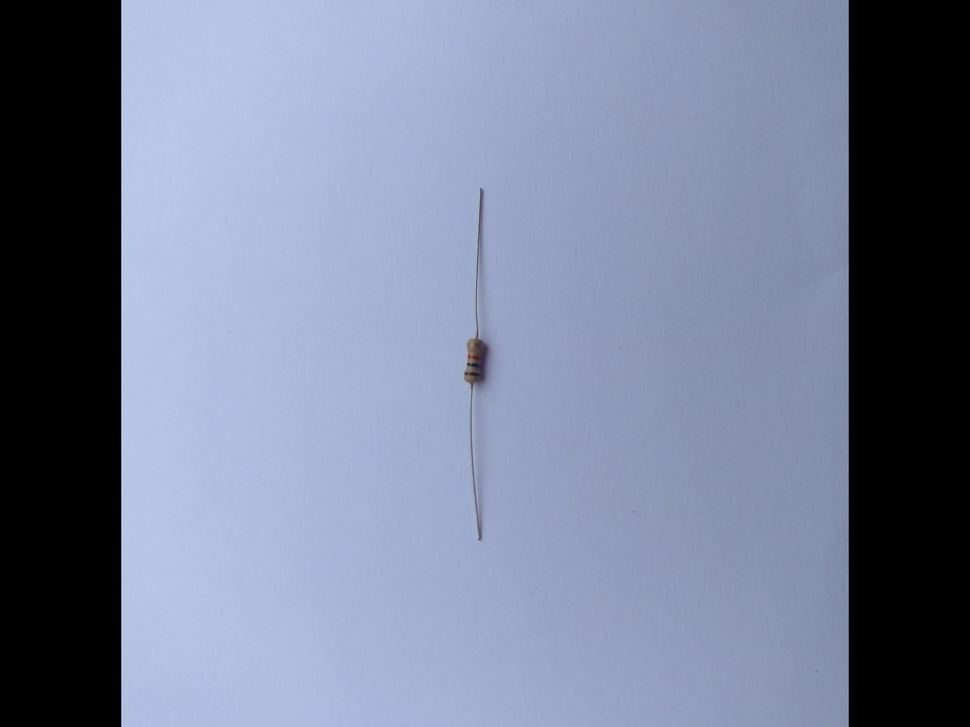
#> input picture images/unprocessed/res-309.jpg, 970 x 727 px, shrunk from 4656 x 3492 before the run; its folder holds only this picture in this run
$ python rotation.py
#> lines starting #> are read from the running program, lines starting #| are printed output that depends on the picture
import cv2
import numpy as np
from matplotlib import pyplot as plt
import os
import glob

img_dir = "/home/user/resistor/ResistorValuePrediction/images/unprocessed/*.jpg"
data_path = os.path.abspath(img_dir)
files = glob.glob(data_path)
cnt=360
for f in files:
    cnt += 1


    img = cv2.imread(f,cv2.IMREAD_UNCHANGED)
#> img is the input picture: shape (727, 970, 3); mean B, G, R 151, 127.2, 117.2
    img1=cv2.cvtColor(img,cv2.COLOR_BGR2GRAY)
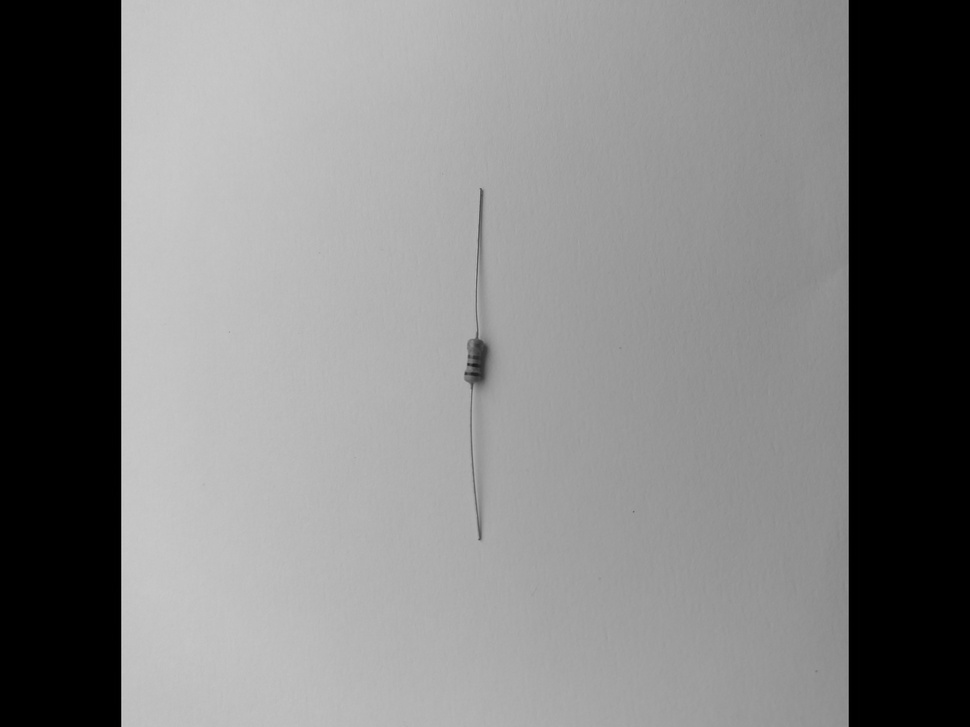
#> img1: shape (727, 970); min 0, max 210, mean 126.9
    num_rows, num_cols = img1.shape
#> num_rows = 727; num_cols = 970
    rgb=cv2.cvtColor(img,cv2.COLOR_BGR2RGB)

    rotation_matrix = cv2.getRotationMatrix2D((num_cols/2, num_rows/2), 90, 1)
    img_rotation = cv2.warpAffine(rgb, rotation_matrix, (num_cols, num_rows))
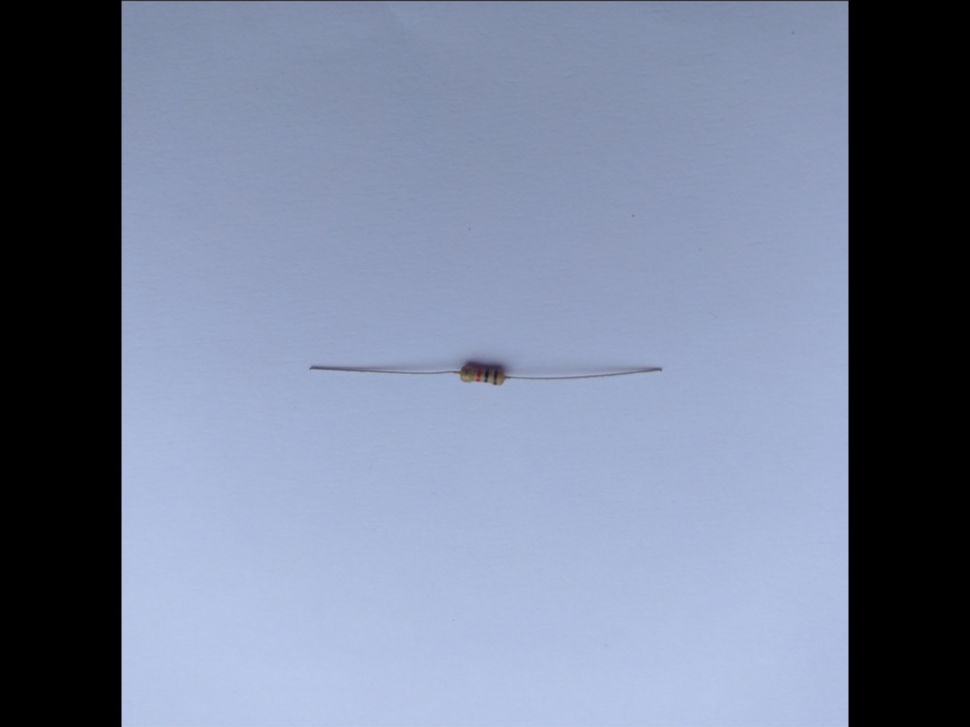
#> img_rotation: shape (727, 970, 3); mean R, G, B 117.1, 127.1, 150.7
    #plt.subplot(121),plt.imshow(img_rotation),plt.title('cropped')
    #plt.xticks([]), plt.yticks([])
    #plt.show()
    img_rotation=cv2.cvtColor(img_rotation,cv2.COLOR_RGB2BGR)
#plt.savefig('/home/user/resistor/ResistorValuePrediction/Resistor images/processed/20181031_151241.jpg',img_rotation)
    cv2.imwrite('/home/user/resistor/ResistorValuePrediction/images/processed/res-'+ str(cnt) + '.jpg',img_rotation)
    #'pic'+str(num)+'.jpg', img

$ run again, on images/unprocessed/res-345.jpg
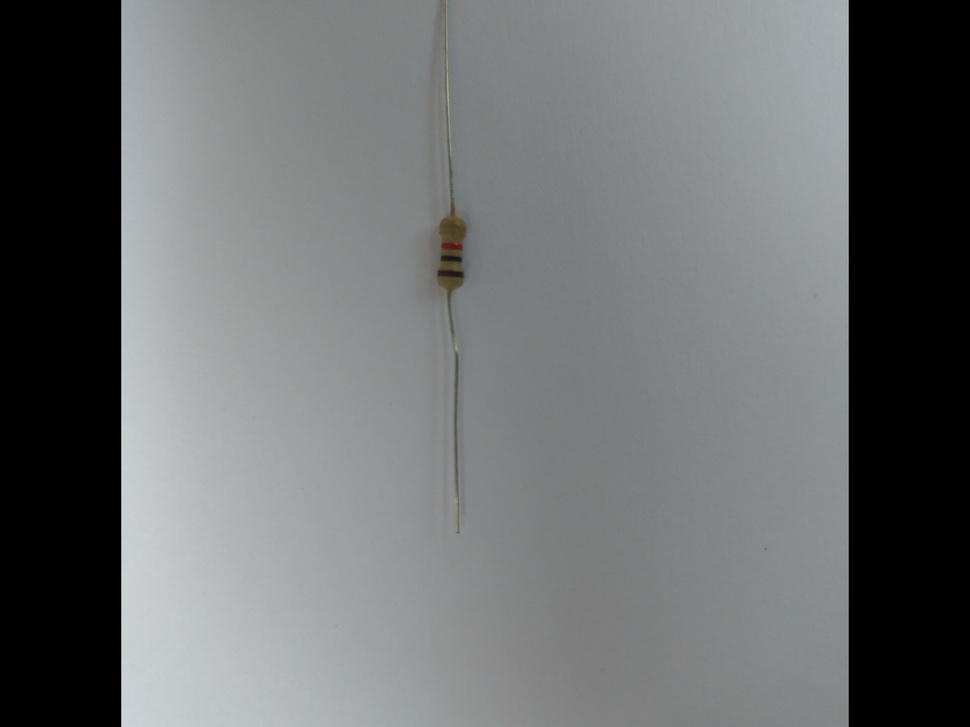
#> input picture images/unprocessed/res-345.jpg, 970 x 727 px, shrunk from 4656 x 3492 before the run
#> img is the input picture: shape (727, 970, 3); mean B, G, R 110.9, 109.8, 107.4
#> `img_rotation = cv2.warpAffine(rgb, rotation_matrix, (num_cols, num_row..`:
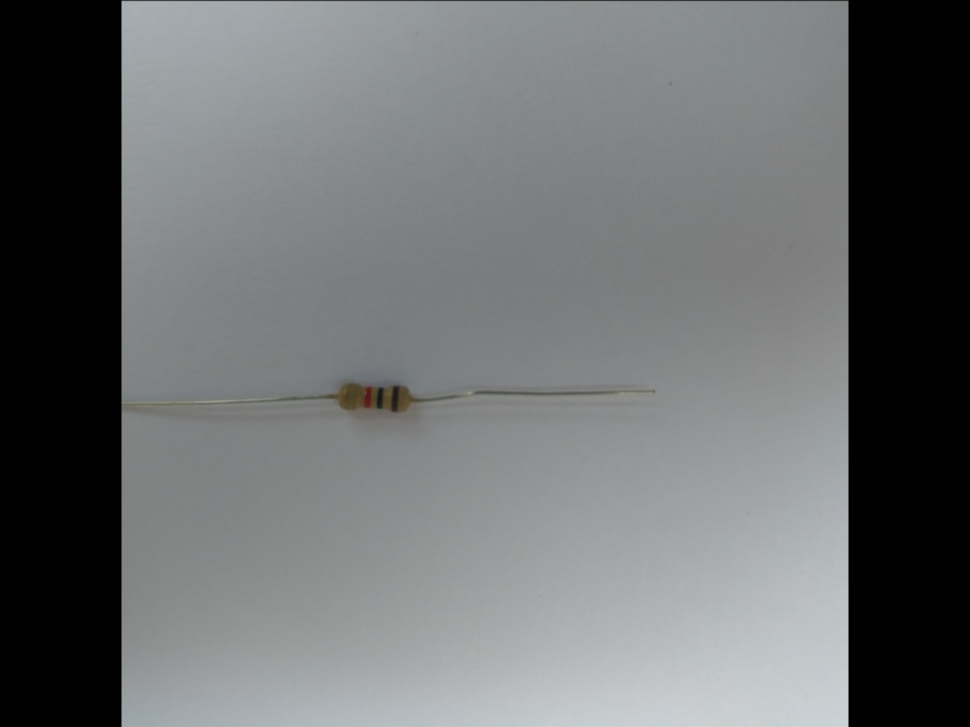
#> img_rotation: shape (727, 970, 3); mean R, G, B 107.3, 109.7, 110.7
